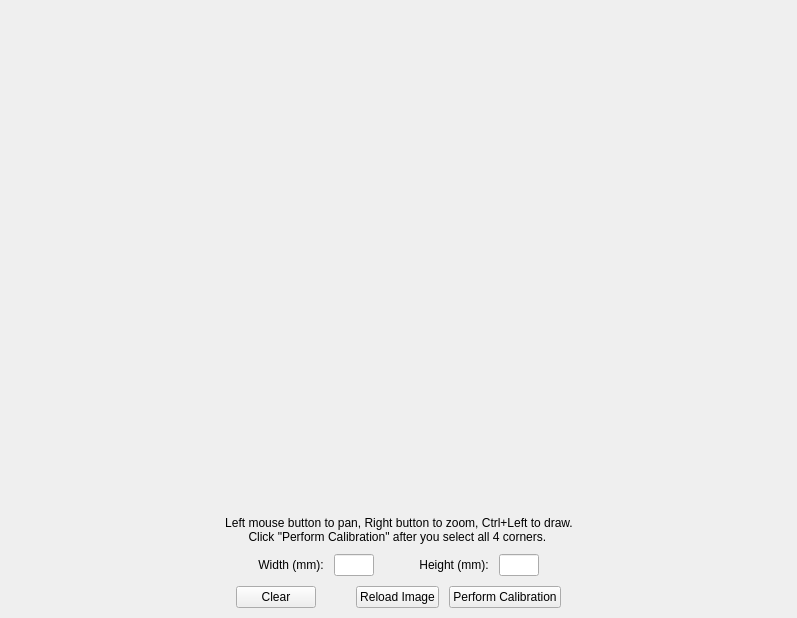
<?xml version="1.0" encoding="UTF-8"?>
<ui version="4.0">
 <class>MainWindow</class>
 <widget class="QMainWindow" name="MainWindow">
  <property name="geometry">
   <rect>
    <x>0</x>
    <y>0</y>
    <width>797</width>
    <height>618</height>
   </rect>
  </property>
  <property name="windowTitle">
   <string>MainWindow</string>
  </property>
  <widget class="QWidget" name="centralwidget">
   <layout class="QVBoxLayout" name="verticalLayout_2">
    <property name="spacing">
     <number>10</number>
    </property>
    <property name="leftMargin">
     <number>0</number>
    </property>
    <property name="topMargin">
     <number>0</number>
    </property>
    <property name="rightMargin">
     <number>0</number>
    </property>
    <property name="bottomMargin">
     <number>10</number>
    </property>
    <item>
     <widget class="WidgetImageView" name="widgetImageView" native="true">
      <property name="sizePolicy">
       <sizepolicy hsizetype="Preferred" vsizetype="Preferred">
        <horstretch>0</horstretch>
        <verstretch>1</verstretch>
       </sizepolicy>
      </property>
      <property name="minimumSize">
       <size>
        <width>200</width>
        <height>100</height>
       </size>
      </property>
     </widget>
    </item>
    <item>
     <layout class="QHBoxLayout" name="horizontalLayout_3">
      <item>
       <spacer name="horizontalSpacer_7">
        <property name="orientation">
         <enum>Qt::Horizontal</enum>
        </property>
        <property name="sizeHint" stdset="0">
         <size>
          <width>40</width>
          <height>20</height>
         </size>
        </property>
       </spacer>
      </item>
      <item>
       <widget class="QLabel" name="label_4">
        <property name="text">
         <string>Left mouse button to pan, Right button to zoom, Ctrl+Left to draw. 
Click &quot;Perform Calibration&quot; after you select all 4 corners. </string>
        </property>
        <property name="alignment">
         <set>Qt::AlignCenter</set>
        </property>
       </widget>
      </item>
      <item>
       <spacer name="horizontalSpacer_8">
        <property name="orientation">
         <enum>Qt::Horizontal</enum>
        </property>
        <property name="sizeHint" stdset="0">
         <size>
          <width>40</width>
          <height>20</height>
         </size>
        </property>
       </spacer>
      </item>
     </layout>
    </item>
    <item>
     <widget class="QFrame" name="frame">
      <property name="frameShape">
       <enum>QFrame::NoFrame</enum>
      </property>
      <property name="frameShadow">
       <enum>QFrame::Raised</enum>
      </property>
      <layout class="QVBoxLayout" name="verticalLayout">
       <property name="spacing">
        <number>10</number>
       </property>
       <property name="leftMargin">
        <number>0</number>
       </property>
       <property name="topMargin">
        <number>0</number>
       </property>
       <property name="rightMargin">
        <number>0</number>
       </property>
       <property name="bottomMargin">
        <number>0</number>
       </property>
       <item>
        <layout class="QHBoxLayout" name="horizontalLayout">
         <item>
          <spacer name="horizontalSpacer">
           <property name="orientation">
            <enum>Qt::Horizontal</enum>
           </property>
           <property name="sizeHint" stdset="0">
            <size>
             <width>40</width>
             <height>20</height>
            </size>
           </property>
          </spacer>
         </item>
         <item>
          <widget class="QLabel" name="label_2">
           <property name="text">
            <string>Width (mm):</string>
           </property>
           <property name="alignment">
            <set>Qt::AlignCenter</set>
           </property>
          </widget>
         </item>
         <item>
          <widget class="QLineEdit" name="lineEditWidth">
           <property name="maximumSize">
            <size>
             <width>40</width>
             <height>16777215</height>
            </size>
           </property>
          </widget>
         </item>
         <item>
          <spacer name="horizontalSpacer_6">
           <property name="orientation">
            <enum>Qt::Horizontal</enum>
           </property>
           <property name="sizeType">
            <enum>QSizePolicy::Fixed</enum>
           </property>
           <property name="sizeHint" stdset="0">
            <size>
             <width>35</width>
             <height>10</height>
            </size>
           </property>
          </spacer>
         </item>
         <item>
          <widget class="QLabel" name="label_3">
           <property name="text">
            <string>Height (mm):</string>
           </property>
           <property name="alignment">
            <set>Qt::AlignCenter</set>
           </property>
          </widget>
         </item>
         <item>
          <widget class="QLineEdit" name="lineEditHeight">
           <property name="maximumSize">
            <size>
             <width>40</width>
             <height>16777215</height>
            </size>
           </property>
          </widget>
         </item>
         <item>
          <spacer name="horizontalSpacer_2">
           <property name="orientation">
            <enum>Qt::Horizontal</enum>
           </property>
           <property name="sizeHint" stdset="0">
            <size>
             <width>40</width>
             <height>20</height>
            </size>
           </property>
          </spacer>
         </item>
        </layout>
       </item>
       <item>
        <layout class="QHBoxLayout" name="horizontalLayout_2">
         <item>
          <spacer name="horizontalSpacer_3">
           <property name="orientation">
            <enum>Qt::Horizontal</enum>
           </property>
           <property name="sizeHint" stdset="0">
            <size>
             <width>40</width>
             <height>20</height>
            </size>
           </property>
          </spacer>
         </item>
         <item>
          <widget class="QPushButton" name="pushButtonClear">
           <property name="text">
            <string>Clear</string>
           </property>
          </widget>
         </item>
         <item>
          <spacer name="horizontalSpacer_5">
           <property name="orientation">
            <enum>Qt::Horizontal</enum>
           </property>
           <property name="sizeType">
            <enum>QSizePolicy::Fixed</enum>
           </property>
           <property name="sizeHint" stdset="0">
            <size>
             <width>30</width>
             <height>10</height>
            </size>
           </property>
          </spacer>
         </item>
         <item>
          <widget class="QPushButton" name="pushButtonLoadImage">
           <property name="enabled">
            <bool>true</bool>
           </property>
           <property name="text">
            <string>Reload Image</string>
           </property>
          </widget>
         </item>
         <item>
          <widget class="QPushButton" name="pushButtonGo">
           <property name="text">
            <string>Perform Calibration</string>
           </property>
          </widget>
         </item>
         <item>
          <spacer name="horizontalSpacer_4">
           <property name="orientation">
            <enum>Qt::Horizontal</enum>
           </property>
           <property name="sizeHint" stdset="0">
            <size>
             <width>40</width>
             <height>20</height>
            </size>
           </property>
          </spacer>
         </item>
        </layout>
       </item>
      </layout>
     </widget>
    </item>
   </layout>
  </widget>
 </widget>
 <customwidgets>
  <customwidget>
   <class>WidgetImageView</class>
   <extends>QWidget</extends>
   <header location="global">WidgetImageView.h</header>
   <container>1</container>
  </customwidget>
 </customwidgets>
 <resources/>
 <connections/>
</ui>
